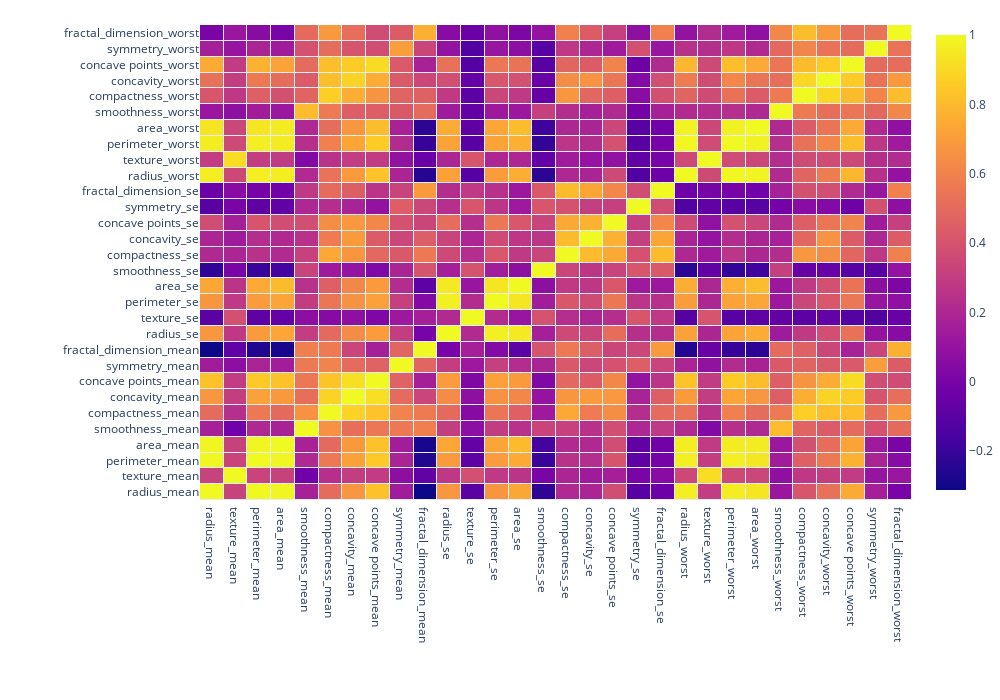

The code cell stored with this chart in its notebook:
### Markdown cell above
# Correlation Matrix

### Code cell
corr = df.iloc[:,1:].corr()
fig = go.Figure(data=go.Heatmap(z=np.array(corr),x=corr.columns.tolist(),y=corr.columns.tolist(),xgap = 1,ygap = 1))
fig.update_layout(margin = dict(t=25,r=0,b=200,l=200),width = 1000, height = 700)
fig.show()

### Figure 1 — Plotly figure (JSON) as saved in the notebook; plotly's stock layout.template omitted (floating-point values rounded to 4 significant figures; data arrays with more than 128 entries replaced by an {"elided": "..."} marker saying what was removed)
{"data": [{"type": "heatmap", "x": ["radius_mean", "texture_mean", "perimeter_mean", "area_mean", "smoothness_mean", "compactness_mean", "concavity_mean", "concave points_mean", "symmetry_mean", "fractal_dimension_mean", "radius_se", "texture_se", "perimeter_se", "area_se", "smoothness_se", "compactness_se", "concavity_se", "concave points_se", "symmetry_se", "fractal_dimension_se", "radius_worst", "texture_worst", "perimeter_worst", "area_worst", "smoothness_worst", "compactness_worst", "concavity_worst", "concave points_worst", "symmetry_worst", "fractal_dimension_worst"], "xgap": 1, "y": ["radius_mean", "texture_mean", "perimeter_mean", "area_mean", "smoothness_mean", "compactness_mean", "concavity_mean", "concave points_mean", "symmetry_mean", "fractal_dimension_mean", "radius_se", "texture_se", "perimeter_se", "area_se", "smoothness_se", "compactness_se", "concavity_se", "concave points_se", "symmetry_se", "fractal_dimension_se", "radius_worst", "texture_worst", "perimeter_worst", "area_worst", "smoothness_worst", "compactness_worst", "concavity_worst", "concave points_worst", "symmetry_worst", "fractal_dimension_worst"], "ygap": 1, "z": {"elided": "30x30 float values"}}], "layout": {"height": 700, "margin": {"b": 200, "l": 200, "r": 0, "t": 25}, "width": 1000}}
